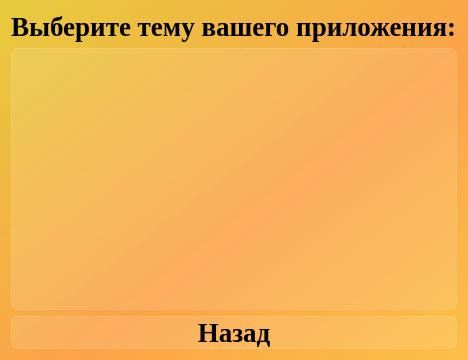
<?xml version="1.0" encoding="UTF-8"?>
<ui version="4.0">
 <class>Dialog_choose_theme</class>
 <widget class="QDialog" name="Dialog_choose_theme">
  <property name="geometry">
   <rect>
    <x>0</x>
    <y>0</y>
    <width>354</width>
    <height>360</height>
   </rect>
  </property>
  <property name="windowTitle">
   <string>Темы приложения</string>
  </property>
  <property name="styleSheet">
   <string notr="true">background-color: qlineargradient(spread:pad, x1:1, y1:1, x2:0, y2:0, stop:0 rgba(252, 192, 71, 255), stop:0.427447 rgba(252, 162, 71, 235), stop:1 rgba(232, 203, 62, 255));
font-family: Liberation Serif;</string>
  </property>
  <layout class="QVBoxLayout" name="verticalLayout">
   <item>
    <widget class="QLabel" name="label_choose_theme">
     <property name="styleSheet">
      <string notr="true">text-align: center;
font-weight: bold;
font-size: 20pt;
background-color: none;</string>
     </property>
     <property name="text">
      <string>Выберите тему вашего приложения:</string>
     </property>
     <property name="wordWrap">
      <bool>false</bool>
     </property>
    </widget>
   </item>
   <item>
    <widget class="QListWidget" name="listWidget_list_of_themes">
     <property name="styleSheet">
      <string notr="true">QListView {
font-weight: bold;
font-size: 20pt;
background-color: rgba(255, 255, 255, 30);
border: 1px solid rgba(255, 255, 255, 40);
border-radius: 7px;
}

QListView::item:selected {
border: none;
color: rgb(255, 255, 255);
background-color: rgba(255, 255, 255, 50);
}</string>
     </property>
    </widget>
   </item>
   <item>
    <widget class="QPushButton" name="pushButton_back">
     <property name="styleSheet">
      <string notr="true">QPushButton {
font-weight: bold;
font-size: 20pt;
text-align: center;
background-color: rgba(255, 255, 255, 30);
border: 1px solid rgba(255, 255, 255, 40);
border-radius: 7px;
}

QPushButton:hover {
background-color: rgba(255, 255, 255, 40);
}
QPushButton:pressed {
background-color: rgba(255, 255, 255, 70);
}</string>
     </property>
     <property name="text">
      <string>Назад</string>
     </property>
    </widget>
   </item>
  </layout>
 </widget>
 <resources/>
 <connections/>
</ui>
